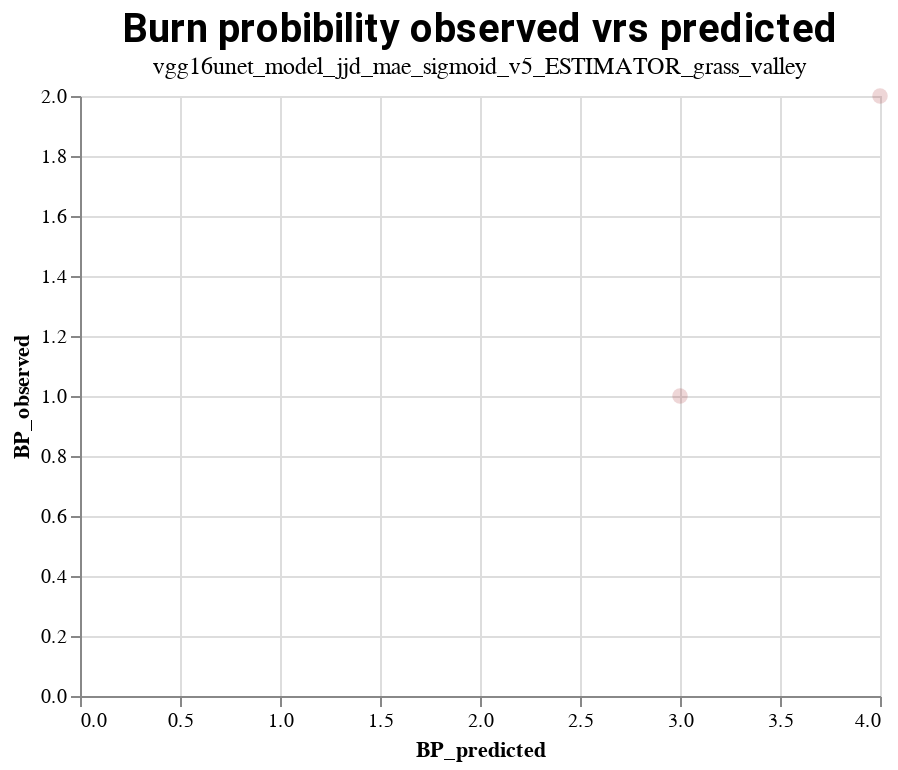

Notebook code for this chart:
### Code cell
import altair as alt
len(samp_data)

source = pd.DataFrame({"BP_observed": samp_data[0], "BP_predicted": samp_data[1]})


chart = alt.Chart(source).mark_circle(size=60).encode(
    y='BP_observed',
    x='BP_predicted',
    opacity=alt.value(0.2),
    color=alt.value("#a83238"),
).properties(
#     title='Burn probibility observed vrs predicted',#ok this works
    title={'text':'Burn probibility observed vrs predicted',
          'subtitle':'vgg16unet_model_jjd_mae_sigmoid_v5_ESTIMATOR_grass_valley'}

).configure_title(
    fontSize=20,
    font='Roboto',
    align='left',
    color='black',
#     fontWeight='lighter'
)
chart

### Figure 1 — Vega-Lite specification as saved in the notebook (floating-point values rounded to 4 significant figures)
{"config": {"view": {"continuousWidth": 400, "continuousHeight": 300}, "title": {"align": "left", "color": "black", "font": "Roboto", "fontSize": 20}}, "data": {"name": "data-a1de204bc21734f9eca787e5adf7f5e2"}, "mark": {"type": "circle", "size": 60}, "encoding": {"color": {"value": "#a83238"}, "opacity": {"value": 0.2}, "x": {"type": "quantitative", "field": "BP_predicted"}, "y": {"type": "quantitative", "field": "BP_observed"}}, "title": {"text": "Burn probibility observed vrs predicted", "subtitle": "vgg16unet_model_jjd_mae_sigmoid_v5_ESTIMATOR_grass_valley"}, "$schema": "https://vega.github.io/schema/vega-lite/v4.8.1.json", "datasets": {"data-a1de204bc21734f9eca787e5adf7f5e2": [{"BP_observed": 1, "BP_predicted": 3}, {"BP_observed": 2, "BP_predicted": 4}]}}
